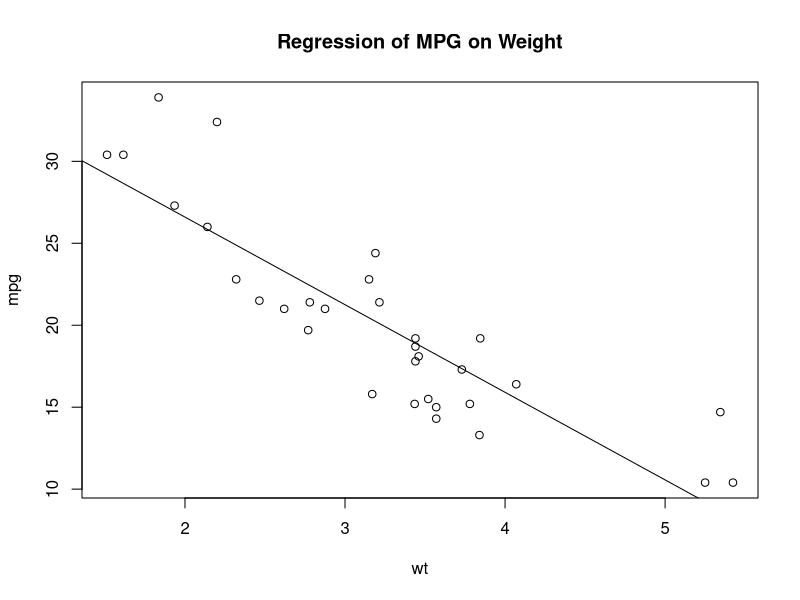
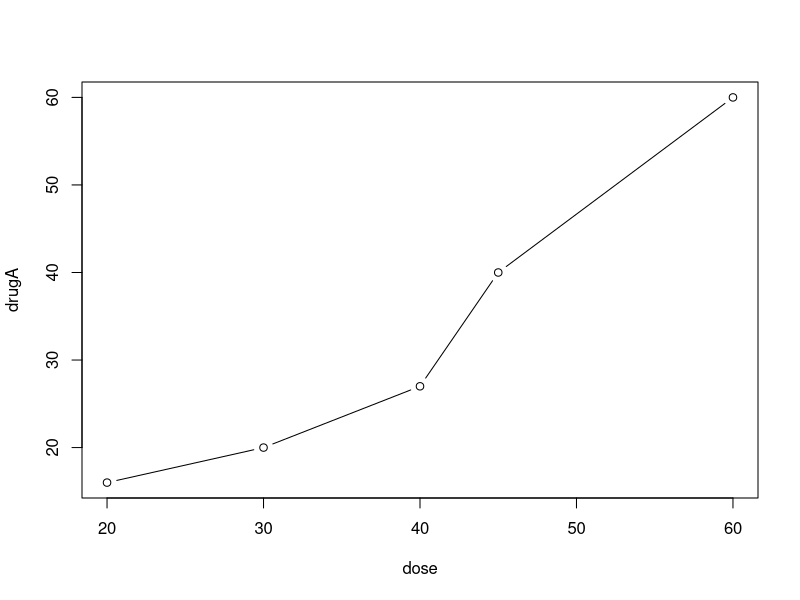
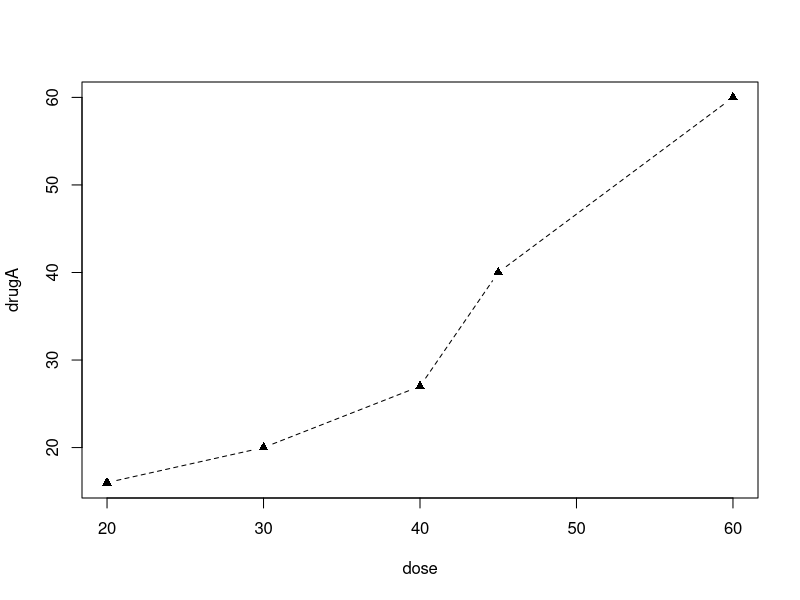
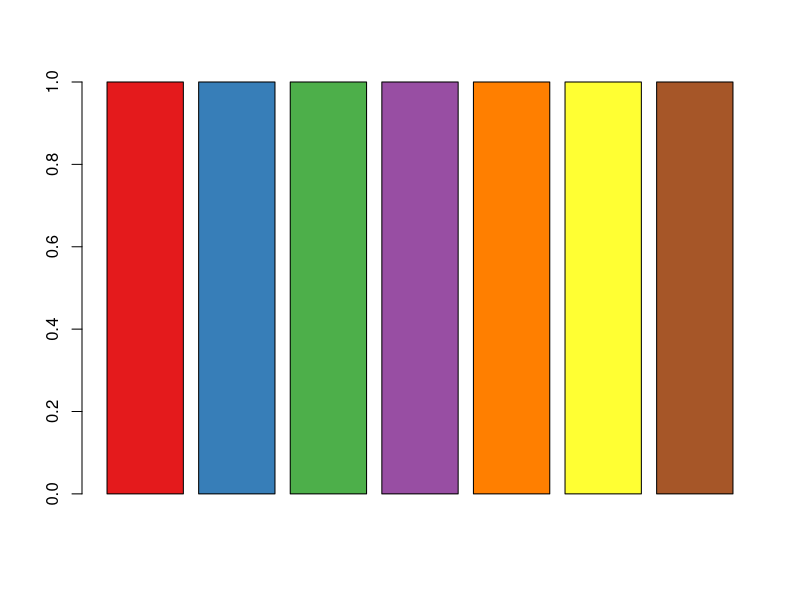
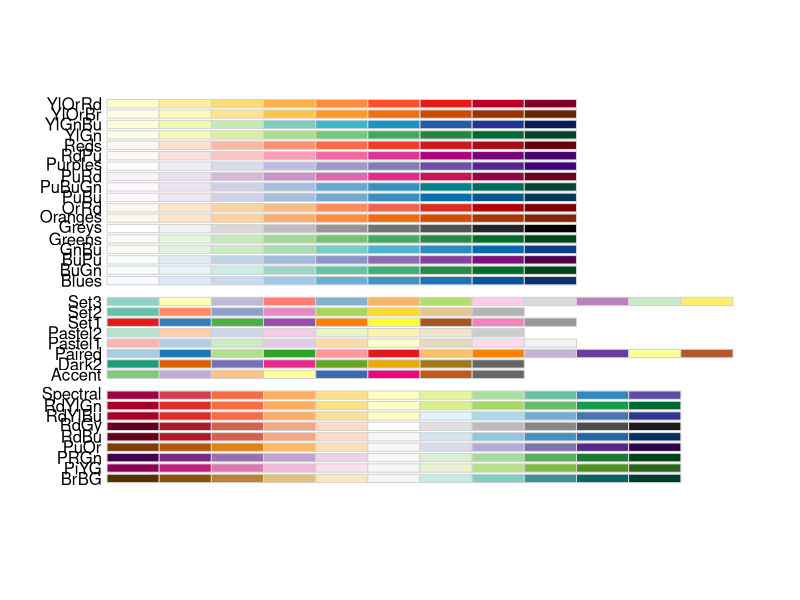
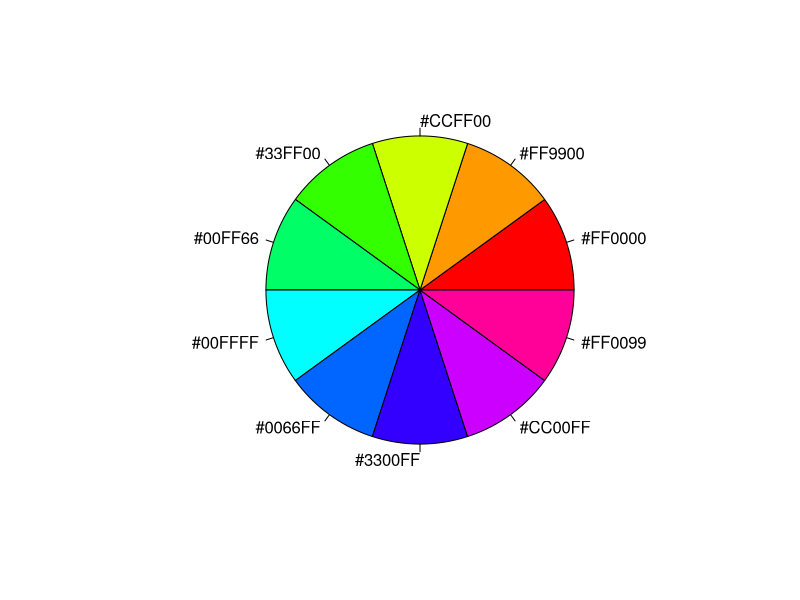
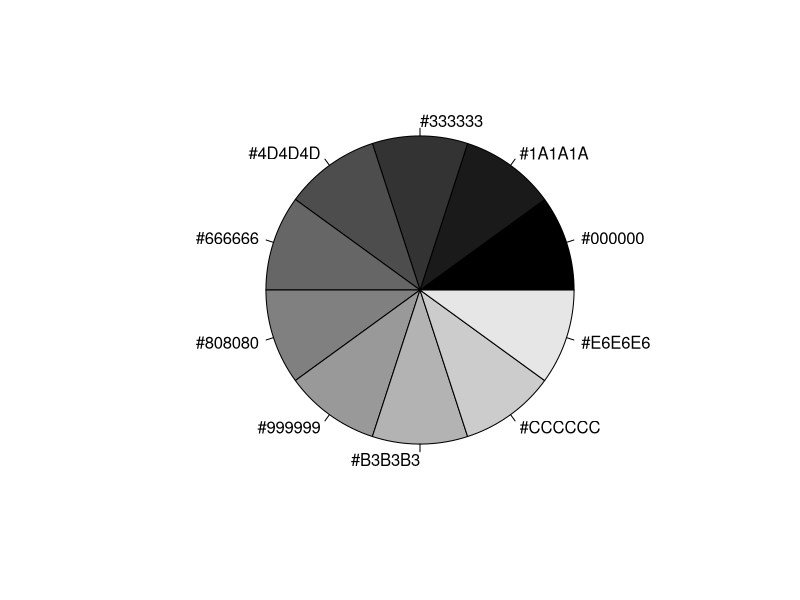
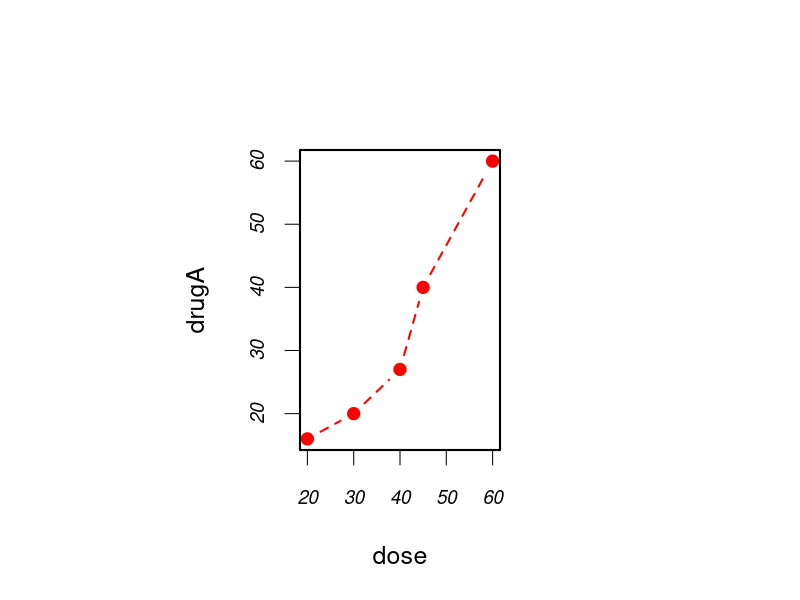

The R script that drew these images, in order:

#Chapter 3: Graphs

attach(mtcars) #Attaches the data frame mtcars
plot(wt, mpg) #Opens a graphics window and generates a scatter plot between these varaibles
abline(lm(mpg~wt)) #Adds a line of best fit
title("Regression of MPG on Weight")
detach(mtcars) #Detaches the data frame again

#To save the file in a specific format, do the following

pdf(mygraph.pdf) #Saves it in the current working directory
 attach(mtcars)
 plot(wt, mpg)
 abline(lm(mpg~wt))
 title("Regression of MPG on Weight")
 detach(mtcars)
dev.off()

#Awesome, quite and easy way to save a file as pdf. 

#Normally generating a graph deletes the previous one. 
#In order to prevent this, you can open a new graph window before creating a graph

#Create a new window with dev.new()

#There are also the following functions -- dev.new(); dev.next(); dev.prev(); dev.set() and dev.off()

#Customizing graphs
#Simple example...

#Input the follwing data
dose <- c(20, 30, 40, 45, 60)
drugA <- c(16, 20, 27, 40, 60)
drugB <- c(15, 18, 25, 31, 40)

#First, we do a simple line graph
plot(dose, drugA, type = "b") #plot(x, y, type = "b") -- option "b" indicates to plot both points and lines

#Graphical parameters -- fonts, colors, axes and labels
#We can use the par() format here

opar <- par(no.readonly = TRUE) #Makes a copy of the original settings
par(lty = 2, pch = 17) #Changes the default line type to dashed and plotting points to triangles
plot(dose, drugA, type = "b") #Generate plot
par(opar) #Restore original settings. If I don't do this the settings will remain like this globally

#Symbols and lines

#pch -- symbols for plotting points
#cex -- symbol size
#lty -- line type
#lwd -- line width

#colors() returns all available colour names (There are more than 600)

#RColorBrewer package allows you to create attractive color palettes

install.packages("RColorBrewer")
library(RColorBrewer)
n <- 7
mycolors <- brewer.pal(n, "Set1")
barplot(rep(1,n), col=mycolors)

display.brewer.all() #Shows all palettes


#Grey levels are generated as a vector of numbers between 0 and 1
n <- 10
mycolors <- rainbow(n)
pie(rep(1, n), labels=mycolors, col=mycolors)
mygrays <- gray(0:n/n)
pie(rep(1, n), labels=mygrays, col=mygrays)

#Shows some of the different gray levels

#Text characteristics - font, size and style

#Graph and margin dimensions

#pin -- plot dimensions (expressed in inches)
#mai -- margin size (expressed in inches)

par(pin = c(4, 3), mai = c(1, 0.5, 1, 0.2)) 
#Produces a graph that is 4 inches wide and 3 inches tall, with a 1 inch margin on the bottom and top, 0.5 on the left and 0.2 on the right.

#Let us look back at our simple example. 

opar <- par(no.readonly = TRUE) #Save original grpahics settings, so that we can reset it
par(pin=c(2,3)) #Graph is now 2 inches wide and 3 inches tall
par(lwd=2, cex=1.5) #Lines will be 2 times their default width and symbols 1.5 times
par(cex.axis=0.75, font.axis=3) #Axis text is set to italic and scaled to 75%. 
plot(dose, drugA, type = "b", pch=19, lty=2, col="red") #Filled red circles and dashed lines
plot(dose, drugB, type = "b", pch=23, lty=6, col="blue", bg="green") #Filled green diamonds (with blue border) and blue dashed lines
par(opar)

#Parameters set in the par() function are global, while those set in the plot function are local


#Customizing!





